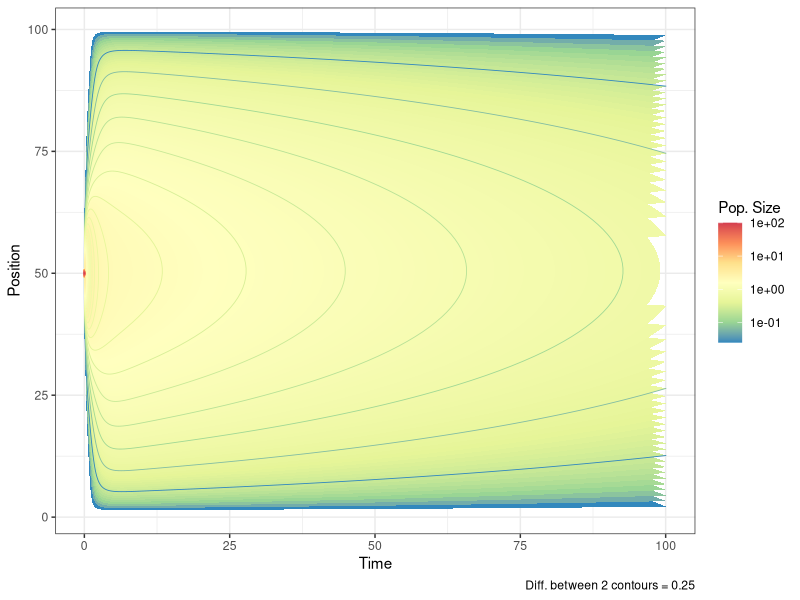
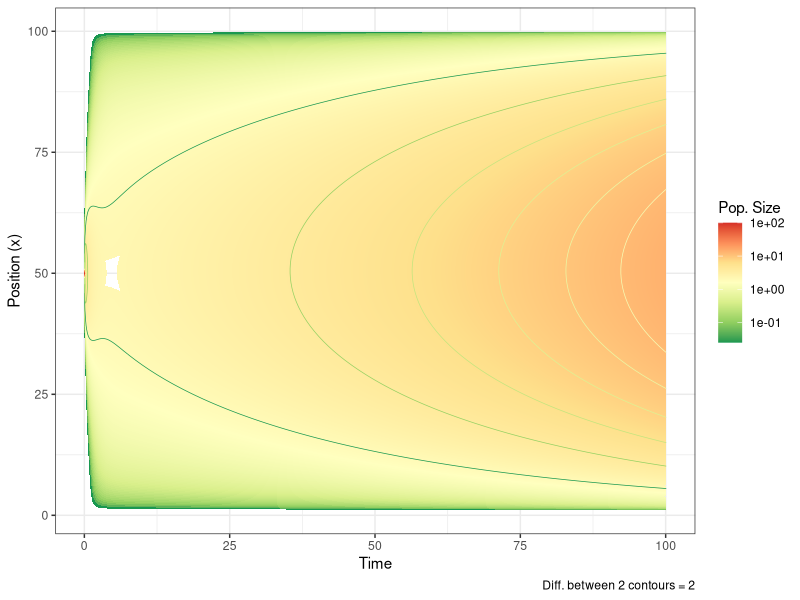

Write the R code that produced these figures, in order.
## ---- chunk 1
knitr::opts_chunk$set(
	echo = TRUE,
	fig.dim = c(7, 4),
	message = FALSE,
	warning = FALSE,
	comment = "",
	dev = "png", dpi = 350,
	out.width = "100%"
)
library(ggplot2)
library(tidyr)
library(readr)
library(magrittr)
library(dplyr)
## ---- chunk 2
library(ggplot2)
library(dplyr)
library(magrittr)
library(tidyr)
data_extinct <- readr::read_delim("data_0.09.txt", "\t", escape_double = FALSE, col_names = FALSE, trim_ws = TRUE) %>%
    set_names(c("time", paste0("",seq(1,100,1))))

df <- data_extinct %>% 
    gather(key=i, value=N, -time) %>%
    mutate(i = as.integer(i)) %>%
    arrange(time, i)

ggplot(df, aes(x=time, y=i, z = N))+
    stat_contour(geom = "polygon", 
                 aes(fill = ..level..),
                 bins = 4000) +
    scale_fill_distiller(palette="Spectral", 
                         trans="log10")+
    geom_contour(aes(colour = ..level..), 
                 binwidth=0.25,
                 lwd=0.3, show.legend = F)+
    scale_color_distiller(palette="Spectral", 
                         trans="log10")+
    labs(x="Time", y="Position", fill="Pop. Size",
         caption= "Diff. between 2 contours = 0.25")+
    theme_bw()
## ---- chunk 3
data_growth <- readr::read_delim("data_0.12.txt", "\t", escape_double = FALSE, col_names = FALSE, trim_ws = TRUE) %>%
    set_names(c("time", paste0("",seq(1,100,1))))

df <- data_growth %>% 
    gather(key=i, value=N, -time) %>%
    mutate(i = as.integer(i)) %>%
    arrange(time, i)

ggplot(df, aes(x=time, y=i, z = N))+
    stat_contour(geom = "polygon", 
                 aes(fill = ..level..),
                 bins = 4000) +
    scale_fill_distiller(palette="RdYlGn", 
                         trans="log10")+
    geom_contour(aes(colour = ..level..), 
                 binwidth=2,
                 lwd=0.25, show.legend = F)+
    scale_color_distiller(palette="RdYlGn", 
                         trans="log10")+
    labs(x="Time", y="Position (x)", fill="Pop. Size",
         caption = "Diff. between 2 contours = 2")+
    theme_bw()
